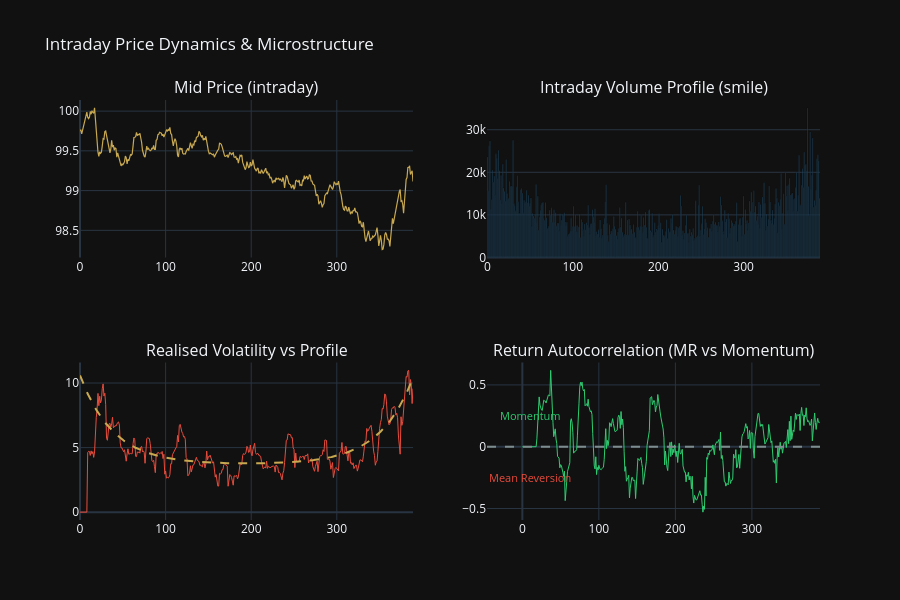

The notebook cell saved with this chart:
### Code cell
fig = make_subplots(rows=2, cols=2,
    subplot_titles=['Mid Price (intraday)', 'Intraday Volume Profile (smile)',
                    'Realised Volatility vs Profile', 'Return Autocorrelation (MR vs Momentum)'])

fig.add_trace(go.Scatter(y=mid, line=dict(color=GOLD, width=1.2),
                          name='Mid', showlegend=False), row=1, col=1)

fig.add_trace(go.Bar(y=volume, marker_color=BLUE, opacity=0.7,
                     name='Volume', showlegend=False), row=1, col=2)

fig.add_trace(go.Scatter(y=roll_vol * 1e4, line=dict(color=RED, width=1),
                          name='Realised vol (bps/bar)', showlegend=False), row=2, col=1)
fig.add_trace(go.Scatter(y=vol_profile * BASE_VOL * 1e4,
                          line=dict(color=GOLD, dash='dash'),
                          name='Vol profile', showlegend=False), row=2, col=1)

fig.add_trace(go.Scatter(y=roll_ac, line=dict(color=GREEN, width=1),
                          name='AC(1) returns', showlegend=False), row=2, col=2)
fig.add_hline(y=0, line_color=GRAY, line_dash='dash', row=2, col=2)
fig.add_annotation(x=10, y=0.25, text='Momentum', font=dict(color=GREEN, size=11),
                   showarrow=False, row=2, col=2)
fig.add_annotation(x=10, y=-0.25, text='Mean Reversion', font=dict(color=RED, size=11),
                   showarrow=False, row=2, col=2)

fig.update_layout(template=THEME, height=600, title='Intraday Price Dynamics & Microstructure')
fig.show()

### Figure 1 — Plotly figure (JSON) as saved in the notebook; plotly's stock layout.template omitted (floating-point values rounded to 4 significant figures; data arrays with more than 128 entries replaced by an {"elided": "..."} marker saying what was removed)
{"data": [{"line": {"color": "#C8A951", "width": 1.2}, "name": "Mid", "showlegend": false, "type": "scatter", "xaxis": "x", "y": {"elided": "390 float values"}, "yaxis": "y"}, {"marker": {"color": "#3498DB"}, "name": "Volume", "opacity": 0.7, "showlegend": false, "type": "bar", "xaxis": "x2", "y": {"elided": "390 int values"}, "yaxis": "y2"}, {"line": {"color": "#E74C3C", "width": 1}, "name": "Realised vol (bps/bar)", "showlegend": false, "type": "scatter", "xaxis": "x3", "y": {"elided": "390 float values"}, "yaxis": "y3"}, {"line": {"color": "#C8A951", "dash": "dash"}, "name": "Vol profile", "showlegend": false, "type": "scatter", "xaxis": "x3", "y": {"elided": "390 float values"}, "yaxis": "y3"}, {"line": {"color": "#2ECC71", "width": 1}, "name": "AC(1) returns", "showlegend": false, "type": "scatter", "xaxis": "x4", "y": {"elided": "390 float values"}, "yaxis": "y4"}], "layout": {"annotations": [{"font": {"size": 16}, "showarrow": false, "text": "Mid Price (intraday)", "x": 0.225, "xanchor": "center", "xref": "paper", "y": 1, "yanchor": "bottom", "yref": "paper"}, {"font": {"size": 16}, "showarrow": false, "text": "Intraday Volume Profile (smile)", "x": 0.775, "xanchor": "center", "xref": "paper", "y": 1, "yanchor": "bottom", "yref": "paper"}, {"font": {"size": 16}, "showarrow": false, "text": "Realised Volatility vs Profile", "x": 0.225, "xanchor": "center", "xref": "paper", "y": 0.375, "yanchor": "bottom", "yref": "paper"}, {"font": {"size": 16}, "showarrow": false, "text": "Return Autocorrelation (MR vs Momentum)", "x": 0.775, "xanchor": "center", "xref": "paper", "y": 0.375, "yanchor": "bottom", "yref": "paper"}, {"font": {"color": "#2ECC71", "size": 11}, "showarrow": false, "text": "Momentum", "x": 10, "xref": "x4", "y": 0.25, "yref": "y4"}, {"font": {"color": "#E74C3C", "size": 11}, "showarrow": false, "text": "Mean Reversion", "x": 10, "xref": "x4", "y": -0.25, "yref": "y4"}], "height": 600, "shapes": [{"line": {"color": "#7F8C8D", "dash": "dash"}, "type": "line", "x0": 0, "x1": 1, "xref": "x4 domain", "y0": 0, "y1": 0, "yref": "y4"}], "title": {"text": "Intraday Price Dynamics & Microstructure"}, "xaxis": {"anchor": "y", "domain": [0, 0.45]}, "xaxis2": {"anchor": "y2", "domain": [0.55, 1]}, "xaxis3": {"anchor": "y3", "domain": [0, 0.45]}, "xaxis4": {"anchor": "y4", "domain": [0.55, 1]}, "yaxis": {"anchor": "x", "domain": [0.625, 1]}, "yaxis2": {"anchor": "x2", "domain": [0.625, 1]}, "yaxis3": {"anchor": "x3", "domain": [0, 0.375]}, "yaxis4": {"anchor": "x4", "domain": [0, 0.375]}}}
